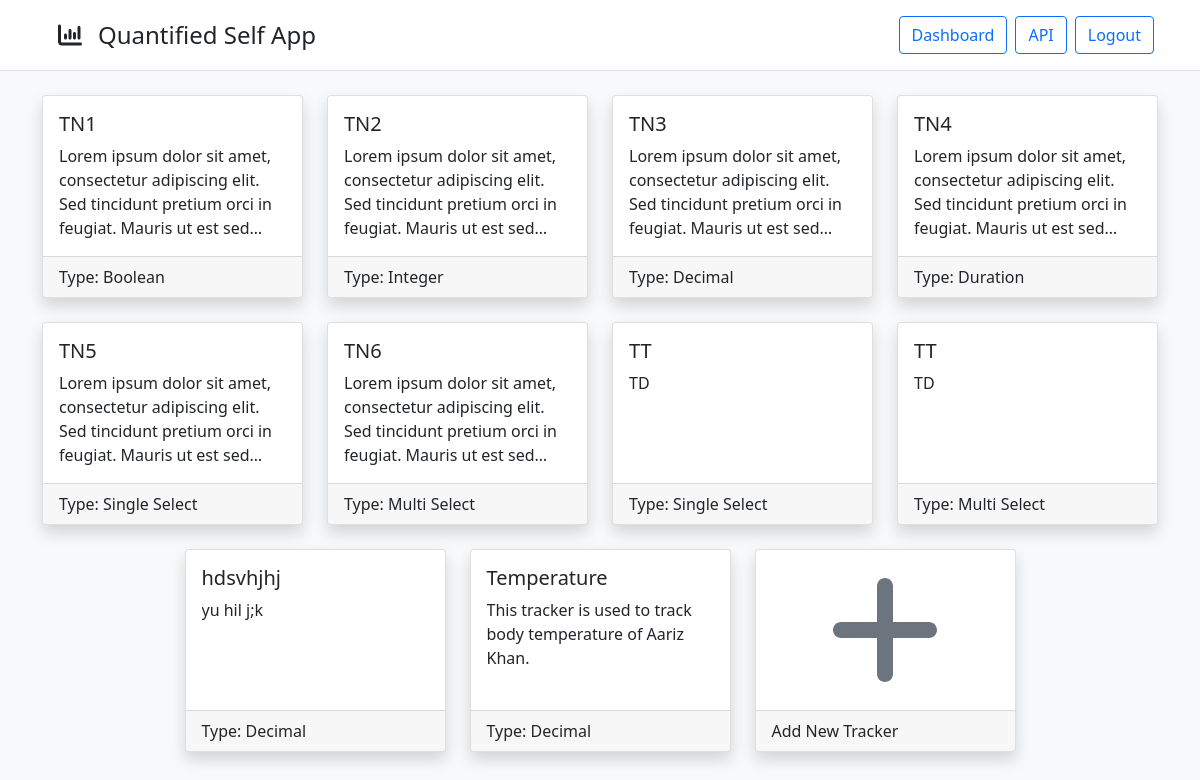
Before: /trackers (signed in) with the older database file.
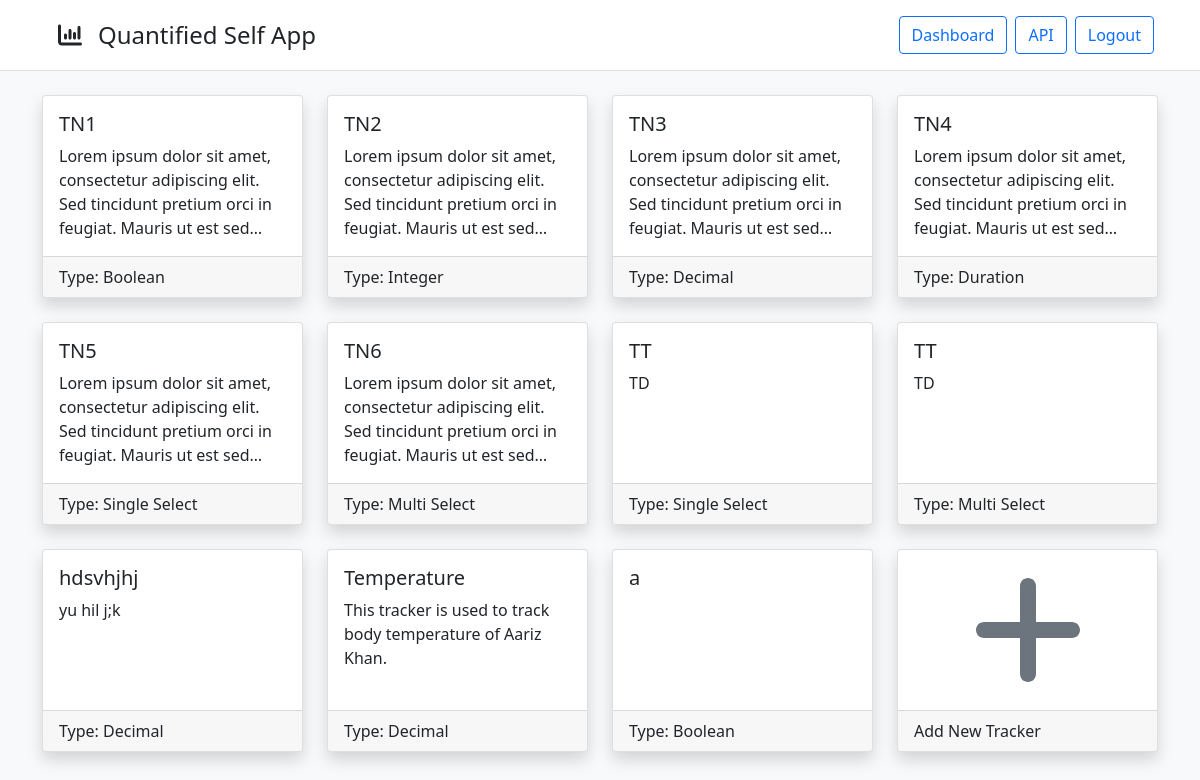
After: the same page with the newer database file.
### models/models.py (models this page shows)
class TrackerModel(db.Model):
    __tablename__ = "trackers"
    t_id = db.Column(db.Integer(), primary_key=True)
    t_name = db.Column(db.String(64), nullable=False)
    t_desc = db.Column(db.String(256))
    t_type = db.Column(db.Integer(), db.ForeignKey("tracker_types.tt_id", ondelete="CASCADE"), nullable=False)
    t_user = db.Column(db.Integer(), db.ForeignKey("users.id", ondelete="CASCADE"), nullable=False)
    t_type_name = db.relationship("TrackerTypes", uselist=False)
    t_unit = db.relationship("TrackerUnit", cascade="all, delete", uselist=False)
    t_options = db.relationship("TrackerOptions", cascade="all, delete")
    t_logs = db.relationship("TrackerLogs", order_by="desc(TrackerLogs.tl_time)", cascade="all, delete")

class TrackerTypes(db.Model):
    __tablename__ = "tracker_types"
    tt_id = db.Column(db.Integer(), primary_key=True, autoincrement=True)
    tt_name = db.Column(db.String(64), unique=True, nullable=False)

### views/views.py (the view)
@app.route("/trackers", methods=["GET"])
@login_required
def trackers():
    trackers = TrackerModel.query.filter(TrackerModel.t_user == current_user.id).all()
    return render_template("trackers/trackers.html", user=current_user, trackers=trackers)

### auth/auth.py (called while the page is built)
@login.user_loader
def load_user(id):
    return UserModel.query.get(int(id))

### templates/trackers/trackers.html (shortened to what this page needs)
<!DOCTYPE html>
<html lang="en">
    <head>
        <link rel="stylesheet" href="{{ url_for('static', filename='css/bootstrap.min.css')}}">
        <link rel="stylesheet" href="{{ url_for('static', filename='css/fontawesome.all.min.css')}}">
        <link rel="stylesheet" href="{{ url_for('static', filename='css/trackers.css')}}">
    </head>
    <body class="bg-light">
        {% include 'components/navbar.html' %}
        <div class="container">
            <div class="row d-flex justify-content-center pt-4">
                {% for tracker in trackers %}
                <div class="col-sm-12 col-md-6 col-lg-4 col-xl-3 d-flex">
                    <div class="card shadow hover-overlay flex-fill mb-4">
                        <a href="/trackers/view?id={{ tracker.t_id }}" class="card-link">
                            <div class="card-body">
                                <h5 class="card-title">{{ tracker.t_name }}</h5>
                                <p class="card-text">{{ tracker.t_desc }}</p>
                            </div>
                            <div class="card-footer">
                                Type: {{ tracker.t_type_name.tt_name }}
                            </div>
                        </a>
                    </div>
                </div>
                {% endfor %}
                <div class="col-sm-12 col-md-6 col-lg-4 col-xl-3 d-flex">
                    <div class="card shadow hover-overlay flex-fill mb-4">
                        <a href="/trackers/add" class="card-link">
                            <div class="card-body d-flex align-items-center justify-content-center">
                                <i class="fa-solid fa-plus fa-8x text-secondary"></i>
                            </div>
                            <div class="card-footer">
                                Add New Tracker
                            </div>
                        </a>
                    </div>
                </div>
            </div>
        </div>
    </body>
</html>

### templates/components/navbar.html
<div style="background-color: white!important; border-bottom: 1px solid #dee2e6!important;">
    <div class="container">
        <header class="d-flex flex-wrap justify-content-center py-3">
            <a href="/" class="d-flex align-items-center mb-3 mb-md-0 me-md-auto text-dark text-decoration-none">
                <i class="fs-4 fa-solid fa-chart-column mx-3"></i>
                <span class="fs-4">Quantified Self App</span>
            </a>
            <ul class="nav nav-pills">
                {% if user.is_authenticated %}
                <li class="nav-item"><a href="/dashboard" class="btn btn-outline-primary mx-1">Dashboard</a></li>
                <li class="nav-item"><a href="/api" class="btn btn-outline-primary mx-1">API</a></li>
                <li class="nav-item"><a href="/logout" class="btn btn-outline-primary mx-1">Logout</a></li>
                {% else %}
                <li class="nav-item"><a href="/login" class="btn btn-outline-primary mx-1">Login</a></li>
                <li class="nav-item"><a href="/register" class="btn btn-outline-primary mx-1">Register</a></li>
                {% endif %}
            </ul>
        </header>
    </div>
</div>

### static/css/trackers.css (style rules this page uses)
.card { transition: transform 0.2s ease; }
.card-link { color: inherit; text-decoration: inherit; }
.card-text { display: -webkit-box; -webkit-line-clamp: 4; -webkit-box-orient: vertical; overflow: hidden; height: 6em; line-height: 1.5; }

Changed rows visible on the page:
added TrackerModel: t_name "a", t_type_name.tt_name "Boolean"
